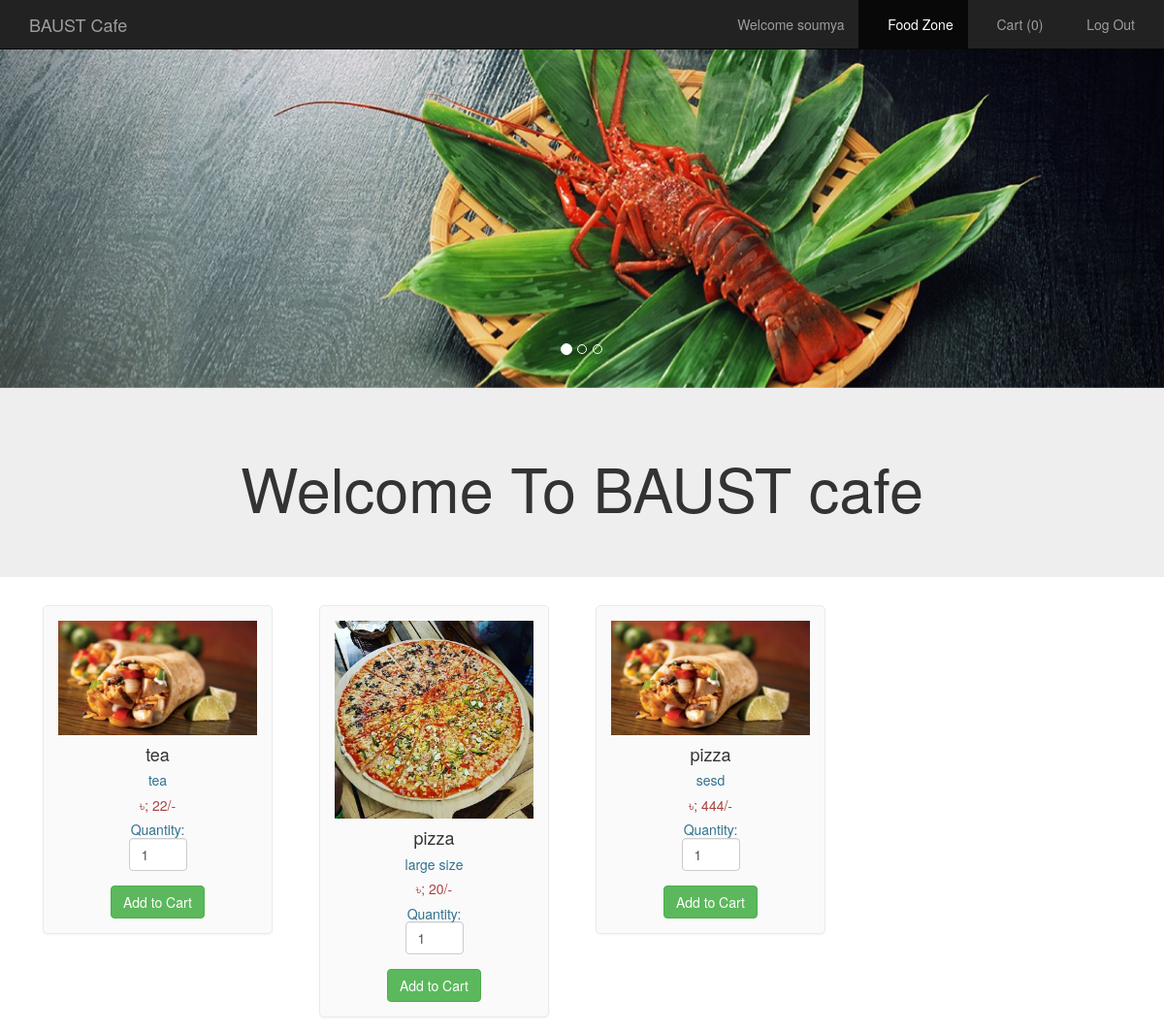
/Foodorder/foodlist.php (signed in), run on the app's committed database.
### tables this page shows
CREATE TABLE `food` (
  `F_ID` int(30) NOT NULL,
  `name` varchar(30) NOT NULL,
  `price` int(30) NOT NULL,
  `description` varchar(200) NOT NULL,
  `R_ID` int(30) NOT NULL,
  `images_path` varchar(200) NOT NULL,
  `options` varchar(10) NOT NULL DEFAULT 'ENABLE'
);

### Foodorder/foodlist.php (the view, shortened to what this page needs)
<html>
  <head>
  </head>
  <link rel="stylesheet" type = "text/css" href ="css/foodlist.css">
  <link rel="stylesheet" type = "text/css" href ="css/bootstrap.min.css">
  <body>
    <nav class="navbar navbar-inverse navbar-fixed-top navigation-clean-search" role="navigation">
      <div class="container">
        <div class="navbar-header">
          <a class="navbar-brand" href="index.php">BAUST Cafe</a>
        </div>
<?php
if(isset($_SESSION['login_user1'])){
?>
          <ul class="nav navbar-nav navbar-right">
            <li><a href="#"><span class="glyphicon glyphicon-user"></span> Welcome <?php echo $_SESSION['login_user1']; ?> </a></li>
            <li><a href="myrestaurant.php">MANAGER CONTROL PANEL</a></li>
            <li><a href="logout_m.php"><span class="glyphicon glyphicon-log-out"></span> Log Out </a></li>
          </ul>
<?php
}
else if (isset($_SESSION['login_user2'])) {
  ?>
           <ul class="nav navbar-nav navbar-right">
            <li><a href="#"><span class="glyphicon glyphicon-user"></span> Welcome <?php echo $_SESSION['login_user2']; ?> </a></li>
            <li class="active" ><a href="foodlist.php"><span class="glyphicon glyphicon-cutlery"></span> Food Zone </a></li>
            <li><a href="cart.php"><span class="glyphicon glyphicon-shopping-cart"></span> Cart  (<?php
              if(isset($_SESSION["cart"])){
              $count = count($_SESSION["cart"]);
              echo "$count";
            }
              else
                echo "0";
              ?>) </a></li>
            <li><a href="logout_u.php"><span class="glyphicon glyphicon-log-out"></span> Log Out </a></li>
          </ul>
<?php
}
?>
        </div>
    </nav>
    <div id="myCarousel" class="carousel slide" data-ride="carousel">
    <ol class="carousel-indicators">
      <li data-target="#myCarousel" data-slide-to="0" class="active"></li>
      <li data-target="#myCarousel" data-slide-to="1"></li>
      <li data-target="#myCarousel" data-slide-to="2"></li>
    </ol>
    <div class="carousel-inner">
      <div class="item active">
      <img src="images/slide002.jpg" style="width:100%;">
      <div class="carousel-caption">
      </div>
      </div>
    </div>
   <a class="left carousel-control" href="#myCarousel" data-slide="prev">
      <span class="glyphicon glyphicon-chevron-left"></span>
    </a>
    <a class="right carousel-control" href="#myCarousel" data-slide="next">
      <span class="glyphicon glyphicon-chevron-right"></span>
    </a>
    </div>
<div class="jumbotron">
  <div class="container text-center">
    <h1>Welcome To BAUST cafe</h1>
  </div>
</div>
<div class="container" style="width:95%;">
<?php
$conn = Connect();
$sql = "SELECT * FROM FOOD WHERE options = 'ENABLE' ORDER BY F_ID";
$result = mysqli_query($conn, $sql);
if (mysqli_num_rows($result) > 0)
{
  $count=0;
  while($row = mysqli_fetch_assoc($result)){
    if ($count == 0)
      echo "<div class='row'>";
?>
<div class="col-md-3">
<form method="post" action="cart.php?action=add&id=<?php echo $row["F_ID"]; ?>">
<div class="mypanel" align="center";>
<img src="<?php echo $row["images_path"]; ?>" class="img-responsive">
<h4 class="text-dark"><?php echo $row["name"]; ?></h4>
<h5 class="text-info"><?php echo $row["description"]; ?></h5>
<h5 class="text-danger">৳; <?php echo $row["price"]; ?>/-</h5>
<h5 class="text-info">Quantity: <input type="number" min="1" max="25" name="quantity" class="form-control" value="1" style="width: 60px;"> </h5>
<input type="submit" name="add" style="margin-top:5px;" class="btn btn-success" value="Add to Cart">
</div>
</form>
</div>
<?php
$count++;
}
?>
</div>
</div>
  <?php
}
?>
</body>
</html>

### Foodorder/css/foodlist.css (style rules this page uses)
body,html { height: 100%; }
body { padding-top: 50px; background-image: url('bgimg1.jpg'); background-repeat: repeat; background-size: cover; background-position: center; }
.mypanel { border: 1px solid #eaeaec; margin: -1px 19px 3px -1px; box-shadow: 0 1px 2px rgba(0,0,0,0.05); background-color: #FAFAFA; padding:15px; border-radius: 5px; }
input { border: 5px solid white; }

### data on the page
food: images_path (picture), name "tea", description "tea", price "22"
food: images_path (picture), name "pizza", description "large size", price "20"
food: images_path (picture), name "pizza", description "sesd", price "444"

### other printed values
$_SESSION['login_user2'] "soumya"
